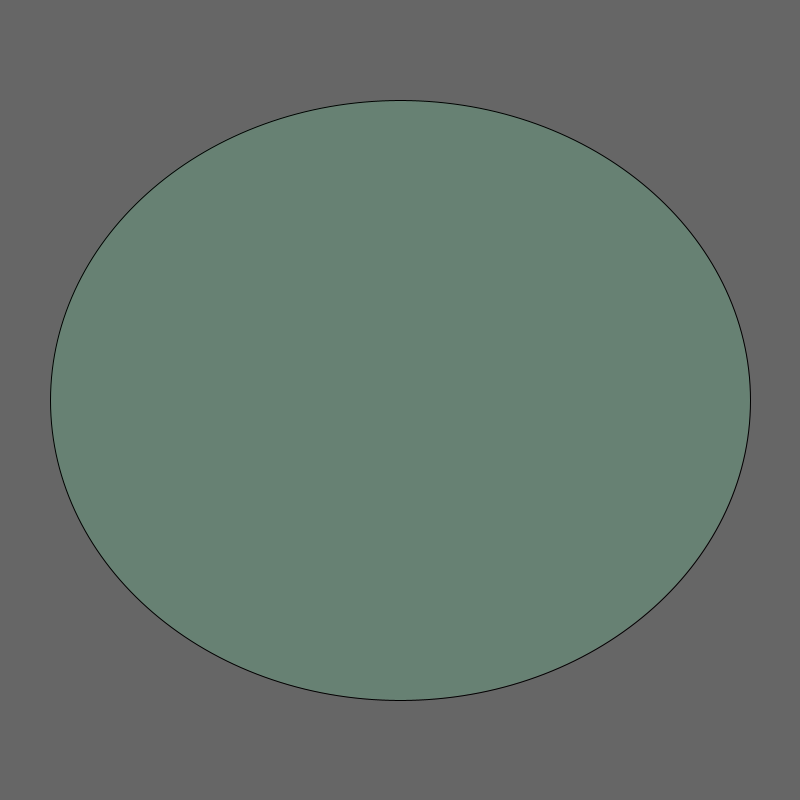
Frame 1 (no input)
Frame 60 (the mouse pressed at the canvas centre just before this capture): identical to frame 1, image omitted
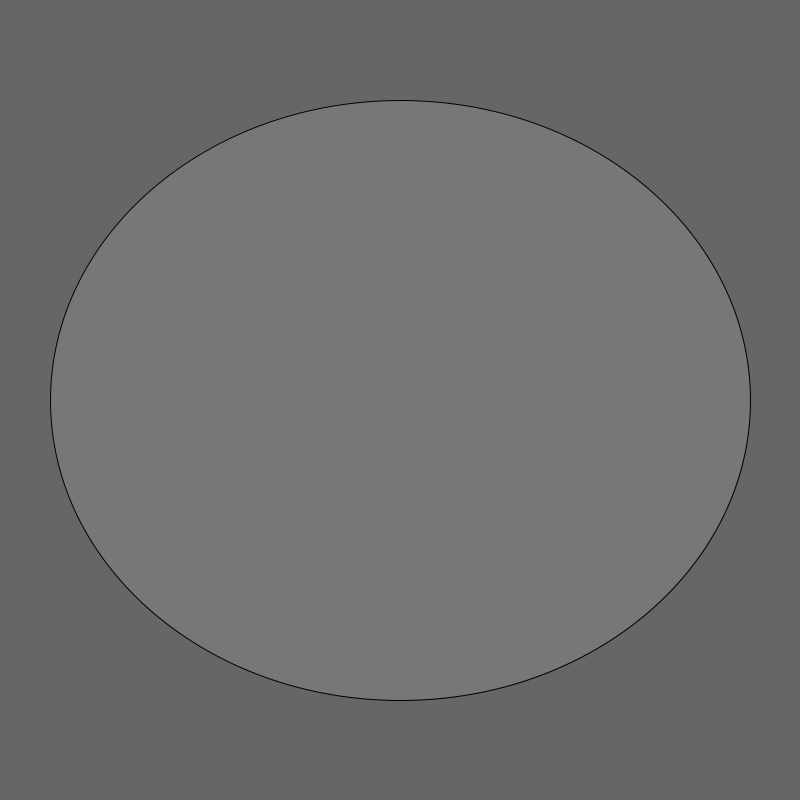
Frame 120 (the mouse held since frame 60 and released just before this capture)

The Processing sketch that drew these frames (run headless with seeded random() and noise(); from frame 60 on, the mouse is pressed at the canvas centre):

// Processing sketch: sketch_190226a
// ── sketch_190226a.pde
void setup() {
  size(800,800);}
void draw(){
  background(#666666);
  fill(#232323);
  ellipse(400,400,400,400);
  if(mousePressed){
    fill(#777776);
}else{
    fill(#678173);}
  ellipse(400,400,700,600);
}
